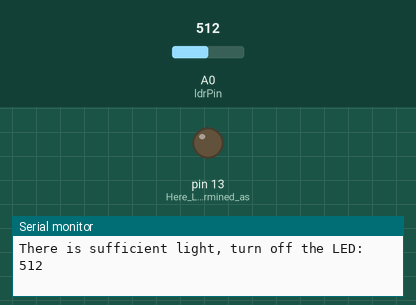
This sketch was run on a simulated Arduino Uno, built with avr-gcc and run on an emulated ATmega328P. On the bench: output pins drawn as LEDs (lit = HIGH), the last lines printed to the serial monitor. Inputs (shaded band) come from the test bench; at power-on: A0 (ldrPin) = 512.

Above: at 1.2 s.
1.3 s: A0 (ldrPin) set to 218
4.3 s: A0 (ldrPin) set to 189
At 5.2 s:
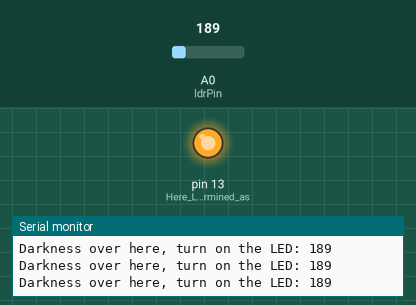
Timing chart, 0 to 7.3 s (numbered marks = the images above; inputs shaded):
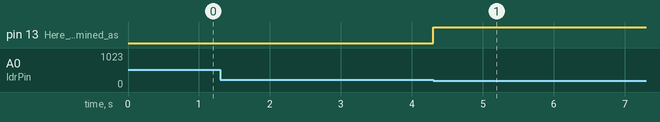

The sketch:

LDR_Sensor.ino
```cpp
// Interfacing Arduino Uno with LDR sensor
const int ldrPin = A0; // Analog pin 0

void setup() {
    // The setup() function will only run once, after each powerup or reset of the Arduino board.
    Serial.begin(9600);
    pinMode(LED_BUILTIN, OUTPUT); // Here LED is determined as an output or an indicator.
    pinMode(ldrPin, INPUT);       // Here LDR sensor is determined as input.
}

void loop() {
    // Void loop is ran again and again and contains main code.
    int ldrStatus = analogRead(ldrPin);

    if (ldrStatus <= 200) {
        digitalWrite(LED_BUILTIN, HIGH); // If LDR senses darkness, LED pin is set high, causing the LED to glow.
        Serial.print("Darkness over here, turn on the LED: ");
        Serial.println(ldrStatus);
    } else {
        digitalWrite(LED_BUILTIN, LOW); // If LDR senses light, LED pin is set low, causing the LED to stop glowing.
        Serial.print("There is sufficient light, turn off the LED: ");
        Serial.println(ldrStatus);
    }
}
```

Measured:
- the behaviour switches between 201 and 200 on A0 (ldrPin) (found by bisection; images 0 and 1)
- after the input at 4.3 s, pin 13 (Here_LED_is_determined_as): LOW → HIGH at once
